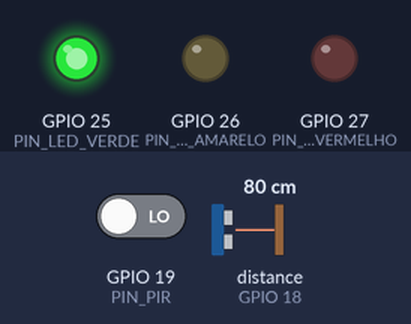
Simulated run of this sketch. Board: ESP32. Parts: output pins drawn as LEDs (lit = HIGH). Wiring (from diagram.json): ultrasonic range finder: trigger GPIO 5; echo GPIO 18. Inputs (shaded band) come from the test bench; at power-on: distance to the obstacle (sensor on GPIO 18) 80 cm, GPIO 19 (PIN_PIR) LOW. The echo pulse lasts 58.3 µs per cm; WiFi joins after 1.5 s; servers stay silent unless stated; pins used as bus, display or sensor lines are not drawn; what the sketch prints to the serial monitor is not drawn.

Above: at 2.7 s.
2.8 s: distance to the obstacle (sensor on GPIO 18) set to 116 cm
4.7 s: distance to the obstacle (sensor on GPIO 18) set to 125 cm
At 6.9 s:
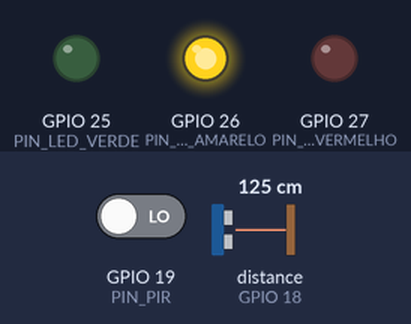
7.7 s: distance to the obstacle (sensor on GPIO 18) set to 2 cm
At 10.1 s:
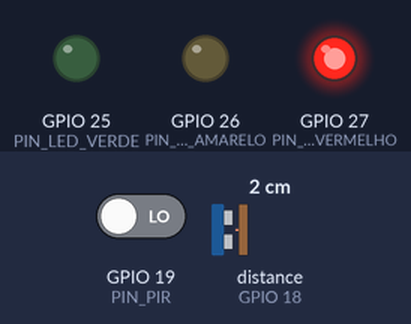
10.7 s: distance to the obstacle (sensor on GPIO 18) set to 250 cm
At 12.9 s:
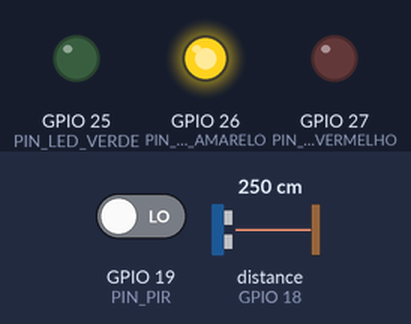
Timing chart, 0 to 31.7 s (numbered marks = the images above; inputs shaded):
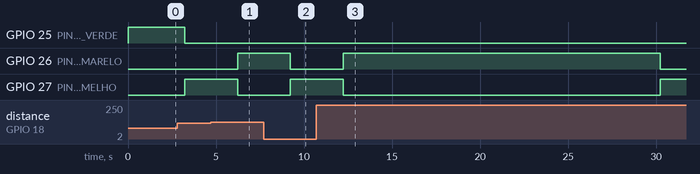

The sketch:

totem.ino
```cpp
/*
 * PulsoVision · Totem de Lotação
 * Disciplina 01: AI Computer Systems & Sensors (AICSS) · Global Solution 2026.2 — FIAP
 *
 * Arquivo: 01-aicss-totem/src/totem.ino
 * Resumo:  Programa principal do ESP32. A cada 3 s lê a fila (HC-SR04)
 *          e o movimento (PIR), decide o status (OK / ALERTA / LOTADO),
 *          acende o LED e envia a leitura em JSON ao servidor Python.
 *
 * Integrantes:
 *   - Tiago Thomaz Cesaro
 *   - Bruno Henrique Ferreira Ambrosio
 *   - Lucas Maximo dos Santos
 */

#include "PulsoTotem.hpp"

const unsigned long INTERVALO_COLETA_MS = 3000;
unsigned long ultimaColeta = 0;

Leitura leituraAtual = {0, 0.0, "CURTA", false, "FLUXO", 0, "OK", "FILA_CURTA"};
int idLeitura = 0;

void setup() {
  Serial.begin(115200);
  Serial.println();
  Serial.println("=== Pulso - Totem de Lotacao ===");
  Serial.print("Unidade: ");
  Serial.print(Unidade::NOME);
  Serial.print(" (CNES ");
  Serial.print(Unidade::CNES);
  Serial.println(")");

  Fila::iniciar();
  Movimento::iniciar();
  Sinalizacao::iniciar();
  Sinalizacao::atualizar();

  Conexao::conectar();

  Serial.println("id,fila_cm,fila_status,movimento,movimento_status,pessoas,status,motivo");
}

void loop() {
  Movimento::ler();

  if (millis() - ultimaColeta >= INTERVALO_COLETA_MS) {
    ultimaColeta = millis();
    idLeitura++;

    leituraAtual.id                = idLeitura;
    leituraAtual.filaDistanciaCm   = Fila::ler();
    leituraAtual.filaStatus        = Fila::avaliar(leituraAtual.filaDistanciaCm);
    leituraAtual.movimento         = Movimento::ler();
    leituraAtual.movimentoStatus   = Movimento::avaliar();
    leituraAtual.pessoasAguardando = Regras::estimarPessoas(leituraAtual.filaDistanciaCm);
    leituraAtual.status            = Regras::decidirStatus(leituraAtual.filaStatus,
                                                           Movimento::semFluxo(),
                                                           &leituraAtual.motivo);

    Sinalizacao::definir(leituraAtual.status);

    Serial.printf("%d,%.1f,%s,%d,%s,%d,%s,%s\r\n",
      leituraAtual.id,
      leituraAtual.filaDistanciaCm,
      leituraAtual.filaStatus,
      leituraAtual.movimento,
      leituraAtual.movimentoStatus,
      leituraAtual.pessoasAguardando,
      leituraAtual.status,
      leituraAtual.motivo
    );

    Envio::enviar(Envio::montarJson(leituraAtual));
  }

  Sinalizacao::atualizar();
  Conexao::manter();
}
```

PulsoTotem.hpp
```cpp
/*
 * PulsoVision · Totem de Lotação
 * Disciplina 01: AI Computer Systems & Sensors (AICSS) · Global Solution 2026.2 — FIAP
 *
 * Arquivo: 01-aicss-totem/src/PulsoTotem.hpp
 * Resumo:  Componentes do totem em namespaces: leitura do ultrassônico
 *          (fila) e do PIR (movimento), controle dos LEDs, conexão
 *          Wi-Fi e montagem/envio da leitura em JSON.
 *
 * Integrantes:
 *   - Tiago Thomaz Cesaro
 *   - Bruno Henrique Ferreira Ambrosio
 *   - Lucas Maximo dos Santos
 */

#pragma once

#include <Arduino.h>
#include <WiFi.h>
#include <WiFiClient.h>
#include <ArduinoJson.h>

#include "Regras.h"

const int PIN_TRIG         = 5;
const int PIN_ECHO         = 18;
const int PIN_PIR          = 19;
const int PIN_LED_VERDE    = 25;
const int PIN_LED_AMARELO  = 26;
const int PIN_LED_VERMELHO = 27;


namespace Unidade {
  const char* ID_TOTEM      = "TOTEM-4048296-01";
  const char* CNES          = "4048296";
  const char* NOME          = "UBS Jardim Paulista";
  const char* TIPO          = "UBS";
  const char* COD_MUNICIPIO = "351880";
}

struct Leitura {
  int id;
  float filaDistanciaCm;
  const char* filaStatus;
  bool movimento;
  const char* movimentoStatus;
  int pessoasAguardando;
  const char* status;
  const char* motivo;
};

namespace Fila {
  const unsigned long TIMEOUT_ECO_US = 26000;

  void iniciar() {
    pinMode(PIN_TRIG, OUTPUT);
    pinMode(PIN_ECHO, INPUT);
  }

  float ler() {
    digitalWrite(PIN_TRIG, LOW);
    delayMicroseconds(2);
    digitalWrite(PIN_TRIG, HIGH);
    delayMicroseconds(10);
    digitalWrite(PIN_TRIG, LOW);
    unsigned long duracao = pulseIn(PIN_ECHO, HIGH, TIMEOUT_ECO_US);
    return duracao * 0.0343 / 2.0;
  }

  const char* avaliar(float distanciaCm) {
    return Regras::classificarFila(distanciaCm);
  }
}

namespace Movimento {
  unsigned long ultimoMovimentoMs = 0;

  void iniciar() {
    pinMode(PIN_PIR, INPUT);
    ultimoMovimentoMs = millis();
  }

  bool ler() {
    bool detectado = digitalRead(PIN_PIR) == HIGH;
    if (detectado) ultimoMovimentoMs = millis();
    return detectado;
  }

  bool semFluxo() {
    return Regras::semFluxo(millis(), ultimoMovimentoMs);
  }

  const char* avaliar() {
    return Regras::classificarMovimento(semFluxo());
  }
}

namespace Sinalizacao {
  const char* statusAtual = "OK";
  const unsigned long PISCA_MS = 400;

  void iniciar() {
    pinMode(PIN_LED_VERDE, OUTPUT);
    pinMode(PIN_LED_AMARELO, OUTPUT);
    pinMode(PIN_LED_VERMELHO, OUTPUT);
  }

  void definir(const char* status) {
    statusAtual = status;
  }

  void atualizar() {
    bool verde = false, amarelo = false, vermelho = false;

    if (strcmp(statusAtual, "OK") == 0) {
      verde = true;
    } else if (strcmp(statusAtual, "ALERTA") == 0) {
      amarelo = true;
    } else if (strcmp(statusAtual, "SEM_LEITURA") == 0) {
      vermelho = (millis() / PISCA_MS) % 2 == 0;
    } else {
      vermelho = true;
    }

    digitalWrite(PIN_LED_VERDE, verde ? HIGH : LOW);
    digitalWrite(PIN_LED_AMARELO, amarelo ? HIGH : LOW);
    digitalWrite(PIN_LED_VERMELHO, vermelho ? HIGH : LOW);
  }
}

namespace Conexao {
  const char* WIFI_SSID = "Wokwi-GUEST";
  const char* WIFI_PASSWORD = "";
  const uint8_t WIFI_CHANNEL = 6;
  const unsigned long TIMEOUT_CONEXAO_MS = 10000;
  const unsigned long INTERVALO_RECONEXAO_MS = 10000;
  unsigned long ultimaTentativaMs = 0;

  void conectar() {
    WiFi.begin(WIFI_SSID, WIFI_PASSWORD, WIFI_CHANNEL);
    Serial.print("Conectando ao Wi-Fi");
    unsigned long inicio = millis();
    while (WiFi.status() != WL_CONNECTED && millis() - inicio < TIMEOUT_CONEXAO_MS) {
      delay(250);
      Serial.print(".");
    }
    Serial.println();
    if (WiFi.status() == WL_CONNECTED) {
      Serial.print("Wi-Fi conectado! IP do ESP32: ");
      Serial.println(WiFi.localIP());
    } else {
      Serial.println("Sem Wi-Fi - seguindo offline (sensores e LEDs continuam funcionando).");
    }
    ultimaTentativaMs = millis();
  }

  bool conectado() {
    return WiFi.status() == WL_CONNECTED;
  }

  void manter() {
    if (!conectado() && millis() - ultimaTentativaMs >= INTERVALO_RECONEXAO_MS) {
      ultimaTentativaMs = millis();
      Serial.println("Wi-Fi caiu - tentando reconectar...");
      WiFi.reconnect();
    }
  }
}

namespace Envio {
  const char* SERVIDOR_HOST = "host.wokwi.internal";
  const uint16_t SERVIDOR_PORTA = 5000;
  const uint32_t TIMEOUT_CONEXAO_MS = 2000;
  const char* VERSAO_CONTRATO = "1.0";

  String montarJson(const Leitura& l) {
    JsonDocument doc;
    doc["versao_contrato"]    = VERSAO_CONTRATO;
    doc["id_leitura"]         = l.id;
    doc["id_totem"]           = Unidade::ID_TOTEM;
    doc["cnes"]               = Unidade::CNES;
    doc["nome_unidade"]       = Unidade::NOME;
    doc["tipo_unidade"]       = Unidade::TIPO;
    doc["cod_municipio"]      = Unidade::COD_MUNICIPIO;
    doc["fila_distancia_cm"]  = serialized(String(l.filaDistanciaCm, 1));
    doc["fila_status"]        = l.filaStatus;
    doc["movimento"]          = l.movimento;
    doc["movimento_status"]   = l.movimentoStatus;
    doc["pessoas_aguardando"] = l.pessoasAguardando;
    doc["status"]             = l.status;
    doc["motivo"]             = l.motivo;

    String json;
    serializeJson(doc, json);
    return json;
  }

  bool enviar(const String& json) {
    if (!Conexao::conectado()) {
      Serial.println("Sem Wi-Fi (leitura mantida só no alerta local): " + json);
      return false;
    }
    WiFiClient client;
    if (client.connect(SERVIDOR_HOST, SERVIDOR_PORTA, TIMEOUT_CONEXAO_MS)) {
      client.println(json);
      client.stop();
      Serial.println("Enviado: " + json);
      return true;
    }
    Serial.println("Servidor offline: " + json);
    return false;
  }
}
```

Regras.h
```cpp
/*
 * PulsoVision · Totem de Lotação
 * Disciplina 01: AI Computer Systems & Sensors (AICSS) · Global Solution 2026.2 — FIAP
 *
 * Arquivo: 01-aicss-totem/src/Regras.h
 * Resumo:  Regras de decisão do totem (C++ puro, testável). Classifica
 *          a fila pela distância, estima as pessoas, avalia o movimento
 *          do PIR e combina os dois sensores no status final + motivo.
 *
 * Integrantes:
 *   - Tiago Thomaz Cesaro
 *   - Bruno Henrique Ferreira Ambrosio
 *   - Lucas Maximo dos Santos
 */

#pragma once
#include <string.h>

namespace Regras {

  const float COMPRIMENTO_AREA_CM     = 400.0;
  const float ESPACO_POR_PESSOA_CM    = 60.0;
  const float LIMIAR_FILA_MEDIA_CM    = 250.0;
  const float LIMIAR_FILA_LONGA_CM    = 120.0;
  const float DISTANCIA_MIN_VALIDA_CM = 2.0;
  const float DISTANCIA_MAX_VALIDA_CM = 450.0;
  const unsigned long JANELA_SEM_FLUXO_MS = 30000;

  inline bool leituraValida(float distanciaCm) {
    return distanciaCm >= DISTANCIA_MIN_VALIDA_CM &&
           distanciaCm <= DISTANCIA_MAX_VALIDA_CM;
  }

  inline const char* classificarFila(float distanciaCm) {
    if (!leituraValida(distanciaCm)) return "SEM_LEITURA";
    if (distanciaCm <= LIMIAR_FILA_LONGA_CM) return "LONGA";
    if (distanciaCm <= LIMIAR_FILA_MEDIA_CM) return "MEDIA";
    return "CURTA";
  }

  inline int estimarPessoas(float distanciaCm) {
    if (!leituraValida(distanciaCm)) return 0;
    float d = distanciaCm > COMPRIMENTO_AREA_CM ? COMPRIMENTO_AREA_CM : distanciaCm;
    return (int)((COMPRIMENTO_AREA_CM - d) / ESPACO_POR_PESSOA_CM + 0.5f);
  }

  inline bool semFluxo(unsigned long agoraMs, unsigned long ultimoMovimentoMs) {
    return (agoraMs - ultimoMovimentoMs) >= JANELA_SEM_FLUXO_MS;
  }

  inline const char* classificarMovimento(bool estaSemFluxo) {
    return estaSemFluxo ? "SEM_FLUXO" : "FLUXO";
  }

  // Fila média sem movimento sobe para LOTADO (viés pró-segurança).
  inline const char* decidirStatus(const char* filaStatus, bool estaSemFluxo,
                                   const char** motivo) {
    if (strcmp(filaStatus, "SEM_LEITURA") == 0) { *motivo = "SENSOR_SEM_ECO"; return "SEM_LEITURA"; }
    if (strcmp(filaStatus, "LONGA") == 0)       { *motivo = "FILA_LONGA";     return "LOTADO"; }
    if (strcmp(filaStatus, "MEDIA") == 0) {
      if (estaSemFluxo) { *motivo = "FILA_PARADA"; return "LOTADO"; }
      *motivo = "FILA_MEDIA";
      return "ALERTA";
    }
    *motivo = "FILA_CURTA";
    return "OK";
  }
}
```

Measured:
- the behaviour switches between 120 and 121 cm on distance to the obstacle (sensor on GPIO 18) (found by bisection; images 0 and 1)
- after the input at 4.7 s, GPIO 26 (PIN_LED_AMARELO): LOW → HIGH after 1.5 s; GPIO 27 (PIN_LED_VERMELHO): HIGH → LOW after 1.5 s
- after the input at 7.7 s, GPIO 26 (PIN_LED_AMARELO): HIGH → LOW after 1.5 s; GPIO 27 (PIN_LED_VERMELHO): LOW → HIGH after 1.5 s
- after the input at 10.7 s, GPIO 26 (PIN_LED_AMARELO): LOW → HIGH after 1.5 s, → LOW 18.0 s later; GPIO 27 (PIN_LED_VERMELHO): HIGH → LOW after 1.5 s, → HIGH 18.0 s later
